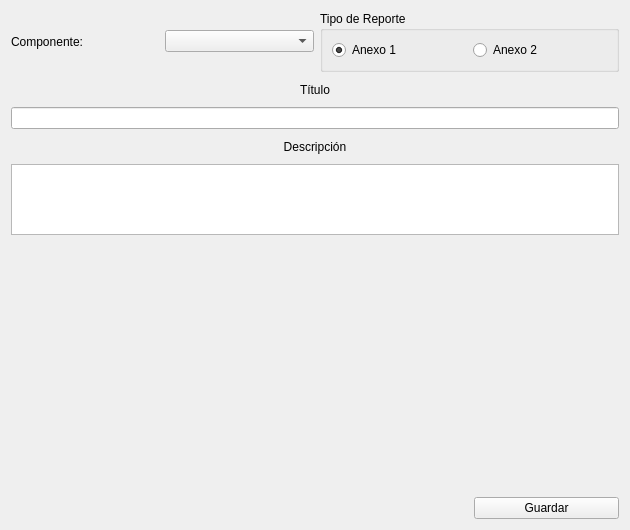
<?xml version="1.0" encoding="UTF-8"?>
<ui version="4.0">
 <class>Form</class>
 <widget class="QWidget" name="Form">
  <property name="geometry">
   <rect>
    <x>0</x>
    <y>0</y>
    <width>630</width>
    <height>530</height>
   </rect>
  </property>
  <property name="minimumSize">
   <size>
    <width>630</width>
    <height>530</height>
   </size>
  </property>
  <property name="maximumSize">
   <size>
    <width>630</width>
    <height>530</height>
   </size>
  </property>
  <property name="windowTitle">
   <string>Form</string>
  </property>
  <layout class="QVBoxLayout" name="verticalLayout">
   <item>
    <layout class="QGridLayout" name="gridLayout">
     <item row="0" column="0">
      <widget class="QLabel" name="label">
       <property name="text">
        <string>Componente:</string>
       </property>
      </widget>
     </item>
     <item row="0" column="1">
      <widget class="QComboBox" name="combo_componentes"/>
     </item>
     <item row="0" column="2" colspan="2">
      <widget class="QGroupBox" name="groupBox">
       <property name="title">
        <string>Tipo de Reporte</string>
       </property>
       <layout class="QHBoxLayout" name="horizontalLayout_2">
        <item>
         <widget class="QRadioButton" name="radio_anexo1">
          <property name="text">
           <string>Anexo 1</string>
          </property>
          <property name="checked">
           <bool>true</bool>
          </property>
         </widget>
        </item>
        <item>
         <widget class="QRadioButton" name="radio_anexo2">
          <property name="text">
           <string>Anexo 2</string>
          </property>
         </widget>
        </item>
       </layout>
      </widget>
     </item>
     <item row="1" column="0" colspan="4">
      <widget class="QLabel" name="label_2">
       <property name="minimumSize">
        <size>
         <width>0</width>
         <height>0</height>
        </size>
       </property>
       <property name="maximumSize">
        <size>
         <width>16777215</width>
         <height>25</height>
        </size>
       </property>
       <property name="text">
        <string>Título</string>
       </property>
       <property name="alignment">
        <set>Qt::AlignCenter</set>
       </property>
      </widget>
     </item>
     <item row="2" column="0" colspan="4">
      <widget class="QLineEdit" name="input_titulo"/>
     </item>
     <item row="3" column="0" colspan="4">
      <widget class="QLabel" name="label_3">
       <property name="maximumSize">
        <size>
         <width>16777215</width>
         <height>25</height>
        </size>
       </property>
       <property name="text">
        <string>Descripción</string>
       </property>
       <property name="alignment">
        <set>Qt::AlignCenter</set>
       </property>
      </widget>
     </item>
     <item row="4" column="0" colspan="4">
      <widget class="QTextEdit" name="imput_descripcion">
       <property name="maximumSize">
        <size>
         <width>677</width>
         <height>71</height>
        </size>
       </property>
      </widget>
     </item>
     <item row="5" column="0" colspan="4">
      <widget class="QLabel" name="label_grafica">
       <property name="minimumSize">
        <size>
         <width>600</width>
         <height>250</height>
        </size>
       </property>
       <property name="text">
        <string/>
       </property>
      </widget>
     </item>
     <item row="6" column="0" colspan="3">
      <spacer name="horizontalSpacer">
       <property name="orientation">
        <enum>Qt::Horizontal</enum>
       </property>
       <property name="sizeHint" stdset="0">
        <size>
         <width>538</width>
         <height>20</height>
        </size>
       </property>
      </spacer>
     </item>
     <item row="6" column="3">
      <widget class="QPushButton" name="btn_guardar">
       <property name="text">
        <string>Guardar</string>
       </property>
      </widget>
     </item>
    </layout>
   </item>
  </layout>
 </widget>
 <resources/>
 <connections/>
</ui>
